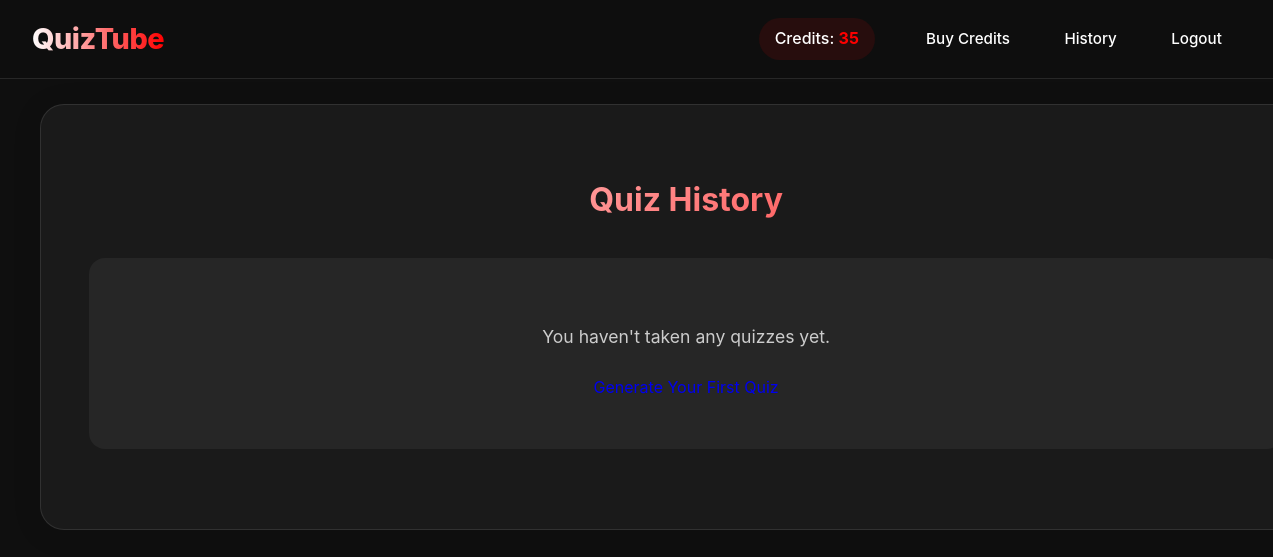
The page /quiz_history (signed in) on the database as committed earlier.
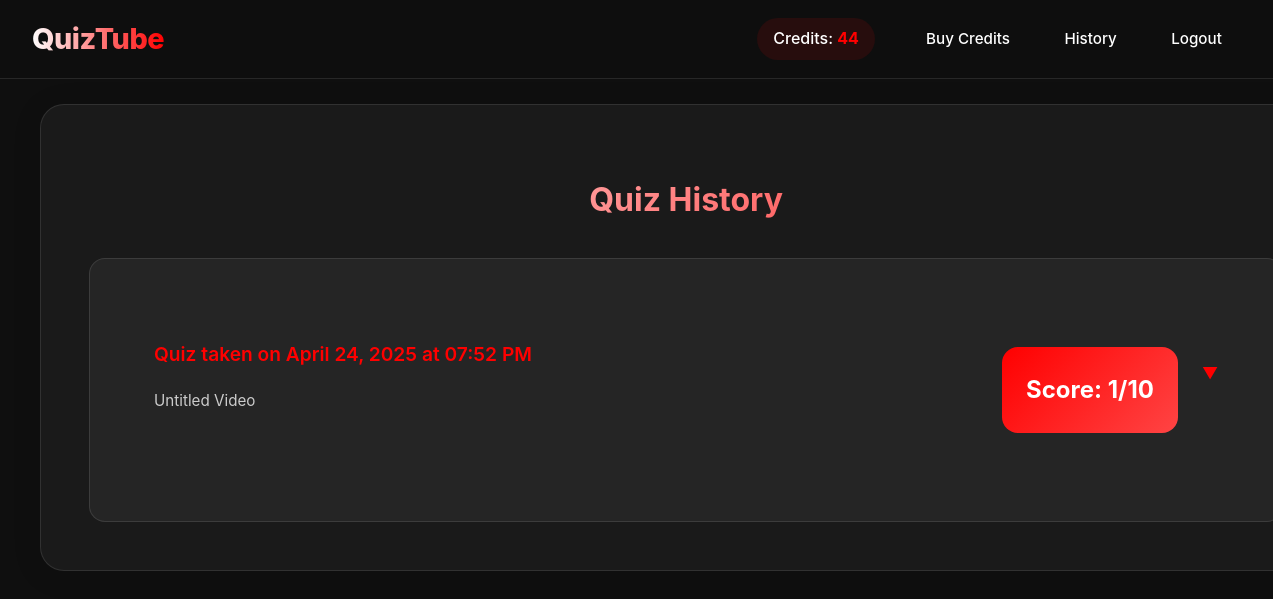
The same page on the database as committed later.
### app.py (models this page shows, shortened)
class User(UserMixin, db.Model):
    id = db.Column(db.Integer, primary_key=True)
    username = db.Column(db.String(80), unique=True, nullable=False)
    email = db.Column(db.String(120), unique=True, nullable=False)
    password_hash = db.Column(db.String(128))
    credits = db.Column(db.Integer, nullable=False, default=10)
    quizzes = db.relationship(
        "QuizHistory", backref="user", lazy=True, cascade="all, delete-orphan"
    )

class QuizHistory(db.Model):
    id = db.Column(db.Integer, primary_key=True)
    user_id = db.Column(db.Integer, db.ForeignKey("user.id"), nullable=False)
    video_url = db.Column(db.String(200), nullable=False)
    video_title = db.Column(db.String(200), nullable=False, default="Untitled Video")
    quiz_date = db.Column(db.DateTime, nullable=False)
    last_attempt_date = db.Column(db.DateTime, nullable=False)
    score = db.Column(db.Integer, nullable=False)
    total_questions = db.Column(db.Integer, nullable=False)
    questions = db.Column(db.JSON, nullable=False)
    user_answers = db.Column(db.JSON, nullable=False)
    video_info = db.Column(db.JSON, nullable=False)

### app.py (the view)
@app.route("/quiz_history")
@login_required
def quiz_history():
    try:
        history = (
            QuizHistory.query.filter_by(user_id=current_user.id)
            .order_by(QuizHistory.quiz_date.desc())
            .all()
        )
        for quiz in history:
            if not hasattr(quiz, "video_title") or not quiz.video_title:
                quiz.video_title = quiz.video_info.get("Title", "Untitled Video")
        return render_template("history.html", history=history)
    except Exception as e:
        logging.error(f"Error fetching quiz history: {str(e)}")
        return render_template(
            "history.html", history=[], error="Failed to load quiz history"
        )

### app.py (called while the page is built)
def login_required(f):
    @wraps(f)
    def decorated_function(*args, **kwargs):
        if not current_user.is_authenticated:
            return redirect(url_for("login"))
        return f(*args, **kwargs)
    return decorated_function

@login_manager.user_loader
def load_user(user_id):
    return User.query.get(int(user_id))

### templates/history.html (shortened to what this page needs)
{% extends "base.html" %}
{% block content %}
<div class="container mx-auto px-4 py-8">
    <div class="quiz-container">
        <h1 class="quiz-title">Quiz History</h1>
        {% if not history %}
        <div class="empty-history">
            <p>You haven't taken any quizzes yet.</p>
            <a href="{{ url_for('index') }}" class="btn-primary">Generate Your First Quiz</a>
        </div>
        {% else %}
        <div class="history-container">
            {% for quiz in history %}
            <div class="history-item">
                <div class="history-header" onclick="toggleQuiz({{ quiz.id }})">
                    <div class="header-content">
                        <h3>Quiz taken on {{ quiz.quiz_date.strftime('%B %d, %Y at %I:%M %p') }}</h3>
                        <p class="video-title">{{ quiz.video_title }}</p>
                    </div>
                    <div class="header-right">
                        <div class="score-display">Score: {{ quiz.score }}/{{ quiz.total_questions }}</div>
                        <span class="expand-icon">▼</span>
                    </div>
                </div>
            </div>
            {% endfor %}
        </div>
        {% endif %}
    </div>
</div>
{% endblock %}

### templates/base.html (shortened to what this page needs)
<!DOCTYPE html>
<html lang="en">
<head>
    <link rel="stylesheet" href="{{ url_for('static', filename='styles.css') }}">
    <link rel="stylesheet" href="https://cdnjs.cloudflare.com/ajax/libs/font-awesome/6.0.0/css/all.min.css">
</head>
<body>
    <nav class="navbar">
        <a href="{{ url_for('index') }}" class="nav-brand">QuizTube</a>
        <div class="nav-links">
            {% if current_user.is_authenticated %}
            <span class="credits-display">Credits: <span id="credits-count">{{ current_user.credits }}</span></span>
            <a href="{{ url_for('buy_credits') }}" class="nav-link">Buy Credits</a>
            <a href="{{ url_for('quiz_history') }}" class="nav-link">History</a>
            <a href="{{ url_for('logout') }}" class="nav-link">Logout</a>
            {% else %}
            <a href="{{ url_for('login') }}" class="nav-link login-btn">Login</a>
            <a href="{{ url_for('signup') }}" class="nav-link signup-btn">Sign Up</a>
            {% endif %}
        </div>
    </nav>
    <main class="main-content">
        {% block content %}{% endblock %}
    </main>
</body>
</html>

### static/styles.css (style rules this page uses)
:root { --primary-color: #FF0000; --secondary-color: #0F0F0F; --accent-color: #FF4444; --text-color: #FFFFFF; --background-dark: #0F0F0F; --background-light: #F9F9F9; --card-bg: #1A1A1A; --gradient-start: #1A1A1A; --gradient-end: #0F0F0F; }
body { font-family: 'Inter', system-ui, -apple-system, sans-serif; background-color: var(--background-dark); color: var(--text-color); line-height: 1.6; overflow-x: hidden; }
.navbar { display: flex; justify-content: space-between; align-items: center; background: rgba(15, 15, 15, 0.95); backdrop-filter: blur(10px); padding: 1rem 2rem; position: fixed; top: 0; left: 0; width: 100%; box-sizing: border-box; z-index: 1000; border-bottom: 1px solid rgba(255, 255, 255, 0.1); }
.nav-brand { font-size: 1.8rem; font-weight: 800; background: linear-gradient(to right, #FFF, #FF0000); -webkit-background-clip: text; -webkit-text-fill-color: transparent; letter-spacing: -0.5px; text-decoration: none; }
.nav-links { display: flex; gap: 1rem; align-items: center; }
.nav-link { color: var(--text-color); text-decoration: none; padding: 0.6rem 1.2rem; border-radius: 2rem; transition: all 0.3s ease; font-weight: 500; font-size: 0.95rem; }
.quiz-container { background: var(--card-bg); border-radius: 1.5rem; padding: 3rem; border: 1px solid rgba(255, 255, 255, 0.1); max-width: 1200px; margin: 5rem auto 2rem; box-shadow: 0 4px 30px rgba(0, 0, 0, 0.1); width: 95%; }
.quiz-title { font-size: 2rem; font-weight: 700; margin-bottom: 2rem; text-align: center; background: linear-gradient(135deg, #FFFFFF 0%, #FF0000 100%); -webkit-background-clip: text; -webkit-text-fill-color: transparent; }
.score-display { background: linear-gradient(135deg, var(--primary-color), var(--accent-color)); padding: 1.5rem; border-radius: 1rem; text-align: center; font-size: 1.5rem; font-weight: 700; margin-top: 2rem; color: white; }
.container.mx-auto { width: 100%; max-width: 1400px; margin: 0 auto; padding: 1rem 2rem; min-height: calc(100vh - 60px); display: flex; flex-direction: column; justify-content: flex-start; }
.history-container { display: flex; flex-direction: column; gap: 3rem; }
.history-item { background: rgba(255, 255, 255, 0.05); border-radius: 1rem; padding: 2rem; border: 1px solid rgba(255, 255, 255, 0.1); }
.history-header { display: flex; justify-content: space-between; align-items: center; margin-bottom: 2rem; }
.history-header h3 { font-size: 1.2rem; font-weight: 600; color: var(--primary-color); }
.history-item { background: rgba(255, 255, 255, 0.05); border-radius: 1rem; border: 1px solid rgba(255, 255, 255, 0.1); overflow: hidden; }
.history-header { padding: 1.5rem 2rem; cursor: pointer; display: flex; justify-content: space-between; align-items: center; transition: background-color 0.3s ease; }
.header-content { flex: 1; }
.header-right { display: flex; align-items: center; gap: 1.5rem; }
.video-title { color: #CCCCCC; margin-top: 0.5rem; font-size: 0.95rem; }
.expand-icon { color: var(--primary-color); transition: transform 0.3s ease; }
.credits-display { color: var(--text-color); font-weight: 500; padding: 0.5rem 1rem; background: rgba(255, 0, 0, 0.1); border-radius: 2rem; margin-right: 1rem; }
.credits-display #credits-count { font-weight: 700; color: var(--primary-color); }

Rows that differ between the two databases and show on the page:
changed User: credits "35" → "44"
added QuizHistory: quiz_date "April 24, 2025 at 07:52 PM", video_title "Untitled Video", score "1", total_questions "10"
Other text that changed with them:
text no longer shown: "You haven't taken any quizzes yet."
